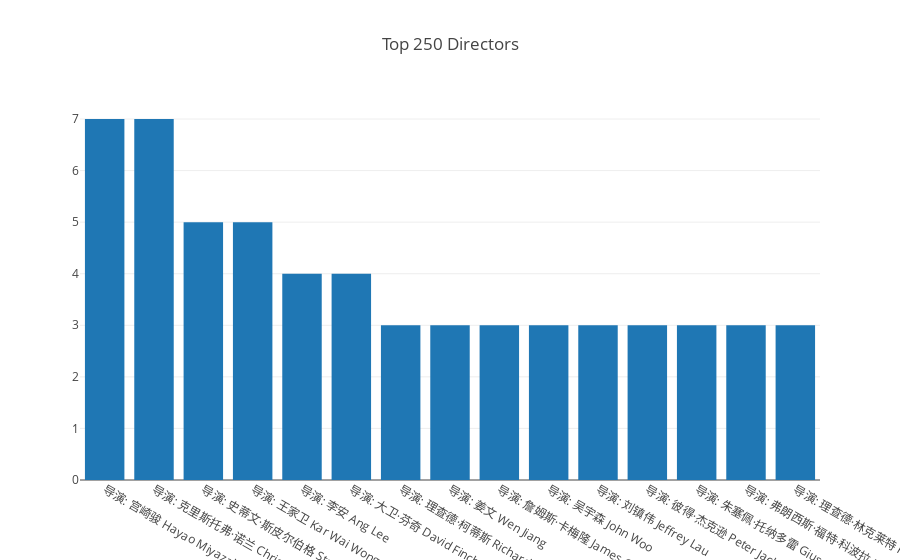

The code cell stored with this chart in its notebook:
### Code cell
df_top15_directors = df['director'].value_counts()[:15]

iplot({
    "data": [Bar(x=df_top15_directors.index, y=df_top15_directors.values)],
    "layout": Layout(title="Top 250 Directors")
})

### Figure 1 — Plotly figure (JSON) as saved in the notebook; plotly's stock layout.template omitted (floating-point values rounded to 4 significant figures)
{"data": [{"type": "bar", "x": ["导演: 宫崎骏 Hayao Miyazaki   ", "导演: 克里斯托弗·诺兰 Christopher Nolan   ", "导演: 史蒂文·斯皮尔伯格 Steven Spielberg   ", "导演: 王家卫 Kar Wai Wong   ", "导演: 李安 Ang Lee   ", "导演: 大卫·芬奇 David Fincher   ", "导演: 理查德·柯蒂斯 Richard Curtis   ", "导演: 姜文 Wen Jiang   ", "导演: 詹姆斯·卡梅隆 James Cameron   ", "导演: 吴宇森 John Woo   ", "导演: 刘镇伟 Jeffrey Lau   ", "导演: 彼得·杰克逊 Peter Jackson   ", "导演: 朱塞佩·托纳多雷 Giuseppe Tornatore   ", "导演: 弗朗西斯·福特·科波拉 Francis Ford Coppola   ", "导演: 理查德·林克莱特 Richard Linklater   "], "y": [7, 7, 5, 5, 4, 4, 3, 3, 3, 3, 3, 3, 3, 3, 3]}], "layout": {"title": "Top 250 Directors"}}
